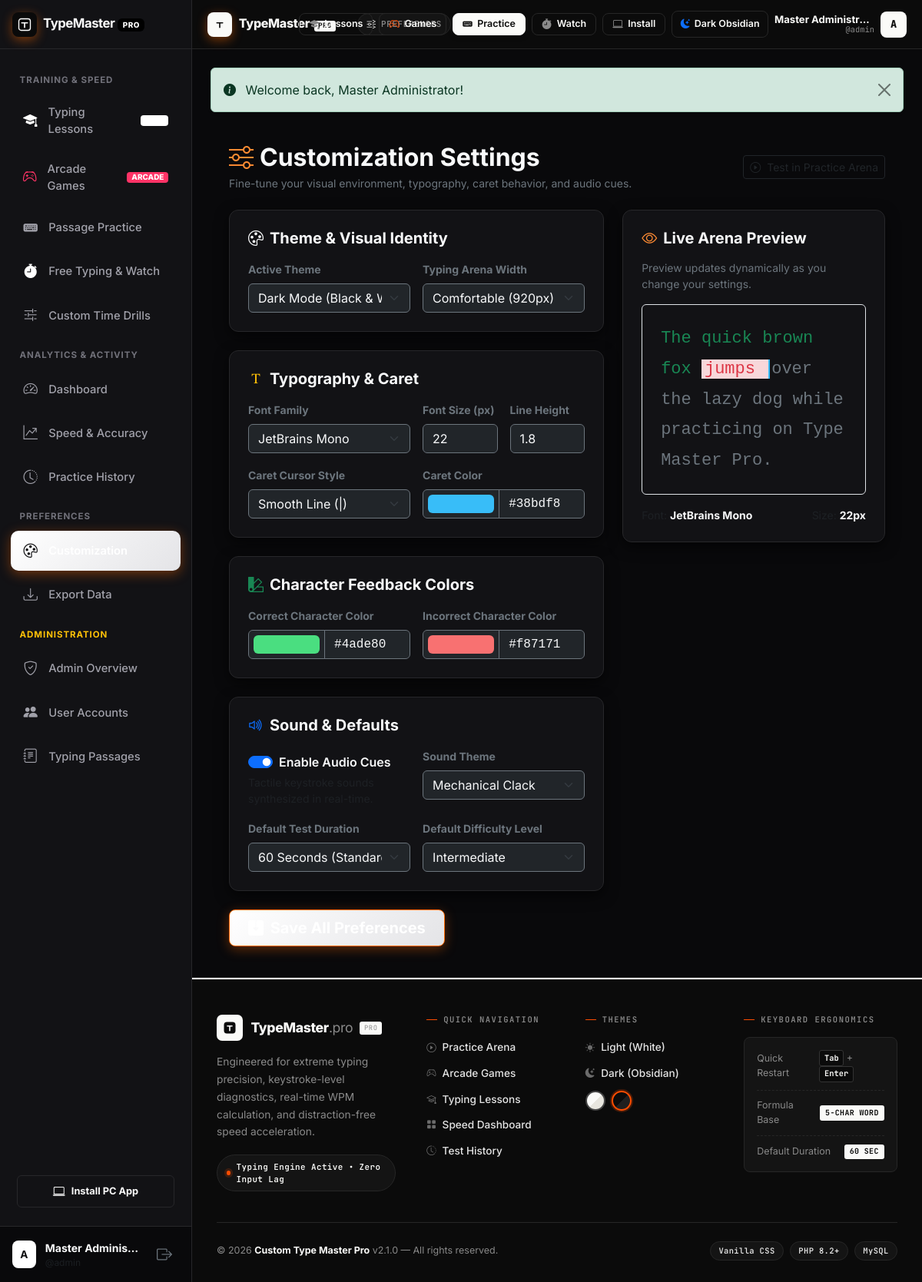
The page /settings.php (signed in) on the database its author committed.
### tables this page shows
CREATE TABLE `user_settings` (
  `id` INT UNSIGNED AUTO_INCREMENT PRIMARY KEY,
  `user_id` INT UNSIGNED NOT NULL UNIQUE,
  `theme` VARCHAR(50) NOT NULL DEFAULT 'orange',
  `font_family` VARCHAR(60) NOT NULL DEFAULT 'JetBrains Mono',
  `font_size` INT UNSIGNED NOT NULL DEFAULT 22,
  `line_height` DECIMAL(3,1) NOT NULL DEFAULT 1.8,
  `caret_style` ENUM('line', 'block', 'underline') NOT NULL DEFAULT 'line',
  `caret_color` VARCHAR(25) NOT NULL DEFAULT '#ff6a00',
  `correct_color` VARCHAR(25) NOT NULL DEFAULT '#4ade80',
  `incorrect_color` VARCHAR(25) NOT NULL DEFAULT '#f87171',
  `typing_area_width` VARCHAR(20) NOT NULL DEFAULT '920px',
  `sound_enabled` TINYINT(1) NOT NULL DEFAULT 1,
  `sound_theme` ENUM('mechanical', 'click', 'beep', 'silent') NOT NULL DEFAULT 'mechanical',
  `default_duration` INT UNSIGNED NOT NULL DEFAULT 60,
  `default_difficulty` ENUM('beginner', 'intermediate', 'advanced') NOT NULL DEFAULT 'intermediate',
  `show_live_wpm` TINYINT(1) NOT NULL DEFAULT 1,
  `show_live_accuracy` TINYINT(1) NOT NULL DEFAULT 1,
  `show_live_word_count` TINYINT(1) NOT NULL DEFAULT 1,
  `updated_at` TIMESTAMP DEFAULT CURRENT_TIMESTAMP ON UPDATE CURRENT_TIMESTAMP,
  CONSTRAINT `fk_settings_user` FOREIGN KEY (`user_id`) 
    REFERENCES `users` (`id`) ON DELETE CASCADE ON UPDATE CASCADE
);

### includes/auth.php (called while the page is built, shortened)
<?php
function get_user_settings(int $userId): array {
    $pdo = getDBConnection();
    $defaultSettings = [
        'theme'               => 'light',
        'font_family'         => 'JetBrains Mono',
        'font_size'           => 22,
        'line_height'         => 1.8,
        'caret_style'         => 'line',
        'caret_color'         => '#38bdf8',
        'correct_color'       => '#4ade80',
        'incorrect_color'     => '#f87171',
        'typing_area_width'   => '920px',
        'sound_enabled'       => 1,
        'sound_theme'         => 'mechanical',
        'default_duration'    => 60,
        'default_difficulty'  => 'intermediate',
        'show_live_wpm'       => 1,
        'show_live_accuracy'  => 1,
        'show_live_word_count'=> 1
    ];
    try {
        $stmt = $pdo->prepare("SELECT * FROM user_settings WHERE user_id = :uid LIMIT 1");
        $stmt->execute([':uid' => $userId]);
        $row = $stmt->fetch();
        if ($row) {
            return array_merge($defaultSettings, $row);
        }
        return $defaultSettings;
    } catch (Exception $e) {
        error_log('Failed to fetch settings: ' . $e->getMessage());
        return $defaultSettings;
    }
}

### includes/functions.php (called while the page is built, shortened)
<?php
function e($data): string {
    return htmlspecialchars((string)($data ?? ''), ENT_QUOTES, 'UTF-8');
}

### settings.php (the view, shortened to what this page needs)
<?php
require_once __DIR__ . '/includes/auth.php';
require_once __DIR__ . '/includes/functions.php';
$user = current_user();
$userId = $user['id'];
$settings = get_user_settings($userId);
include __DIR__ . '/includes/header.php';
?>
<div class="container-fluid px-md-4 py-3">
  <div class="d-flex flex-column flex-md-row justify-content-between align-items-md-center gap-3 mb-4">
    <div>
      <h2 class="fw-bold text-light mb-1"><i class="bi bi-sliders text-info me-2"></i>Customization Settings</h2>
      <p class="text-secondary small mb-0">Fine-tune your visual environment, typography, caret behavior, and audio cues.</p>
    </div>
    <a href="<?= BASE_URL ?>/practice.php" class="btn btn-outline-dark btn-sm">
      <i class="bi bi-play-circle me-1"></i> Test in Practice Arena
    </a>
  </div>
  <form method="POST" action="settings.php">
    <div class="row g-4">
      <div class="col-lg-7">
        <div class="glass-card p-4 mb-4">
          <h5 class="fw-bold text-light mb-3"><i class="bi bi-palette me-2"></i>Theme &amp; Visual Identity</h5>
          <div class="row g-3">
            <div class="col-sm-6">
              <label class="form-label text-secondary small fw-bold">Active Theme</label>
              <select name="theme" id="settingTheme" class="form-select bg-dark text-light border-secondary">
                <option value="dark" <?= ($settings['theme'] === 'dark' || $settings['theme'] === 'orange' || $settings['theme'] === 'dark-orange' || $settings['theme'] === 'cyberpunk' || $settings['theme'] === 'nord') ? 'selected' : '' ?>>Dark Mode (Black &amp; White)</option>
              </select>
            </div>
            <div class="col-sm-6">
              <label class="form-label text-secondary small fw-bold">Typing Arena Width</label>
              <select name="typing_area_width" id="settingWidth" class="form-select bg-dark text-light border-secondary">
                <option value="920px" <?= ($settings['typing_area_width'] === '920px') ? 'selected' : '' ?>>Comfortable (920px)</option>
              </select>
            </div>
          </div>
        </div>
        <div class="glass-card p-4 mb-4">
          <h5 class="fw-bold text-light mb-3"><i class="bi bi-fonts text-warning me-2"></i>Typography & Caret</h5>
          <div class="row g-3 mb-3">
            <div class="col-sm-6">
              <label class="form-label text-secondary small fw-bold">Font Family</label>
              <select name="font_family" id="settingFont" class="form-select bg-dark text-light border-secondary">
                <option value="JetBrains Mono" <?= ($settings['font_family'] === 'JetBrains Mono') ? 'selected' : '' ?>>JetBrains Mono</option>
              </select>
            </div>
            <div class="col-sm-3 col-6">
              <label class="form-label text-secondary small fw-bold">Font Size (px)</label>
              <input type="number" name="font_size" id="settingFontSize" class="form-control bg-dark text-light border-secondary" min="14" max="36" value="<?= (int)$settings['font_size'] ?>">
            </div>
            <div class="col-sm-3 col-6">
              <label class="form-label text-secondary small fw-bold">Line Height</label>
              <input type="number" step="0.1" name="line_height" id="settingLineHeight" class="form-control bg-dark text-light border-secondary" min="1.2" max="2.5" value="<?= (float)$settings['line_height'] ?>">
            </div>
          </div>
          <div class="row g-3">
            <div class="col-sm-6">
              <label class="form-label text-secondary small fw-bold">Caret Cursor Style</label>
              <select name="caret_style" id="settingCaretStyle" class="form-select bg-dark text-light border-secondary">
                <option value="line" <?= ($settings['caret_style'] === 'line') ? 'selected' : '' ?>>Smooth Line (|)</option>
              </select>
            </div>
            <div class="col-sm-6">
              <label class="form-label text-secondary small fw-bold">Caret Color</label>
              <div class="input-group">
                <input type="color" name="caret_color" id="settingCaretColor" class="form-control form-control-color bg-dark border-secondary" value="<?= e($settings['caret_color']) ?>">
                <input type="text" class="form-control bg-dark text-light border-secondary font-monospace" id="settingCaretColorText" value="<?= e($settings['caret_color']) ?>" readonly>
              </div>
            </div>
          </div>
        </div>
        <div class="glass-card p-4 mb-4">
          <h5 class="fw-bold text-light mb-3"><i class="bi bi-palette2 text-success me-2"></i>Character Feedback Colors</h5>
          <div class="row g-3">
            <div class="col-sm-6">
              <label class="form-label text-secondary small fw-bold">Correct Character Color</label>
              <div class="input-group">
                <input type="color" name="correct_color" id="settingCorrectColor" class="form-control form-control-color bg-dark border-secondary" value="<?= e($settings['correct_color']) ?>">
                <input type="text" class="form-control bg-dark text-light border-secondary font-monospace" id="settingCorrectColorText" value="<?= e($settings['correct_color']) ?>" readonly>
              </div>
            </div>
            <div class="col-sm-6">
              <label class="form-label text-secondary small fw-bold">Incorrect Character Color</label>
              <div class="input-group">
                <input type="color" name="incorrect_color" id="settingIncorrectColor" class="form-control form-control-color bg-dark border-secondary" value="<?= e($settings['incorrect_color']) ?>">
                <input type="text" class="form-control bg-dark text-light border-secondary font-monospace" id="settingIncorrectColorText" value="<?= e($settings['incorrect_color']) ?>" readonly>
              </div>
            </div>
          </div>
        </div>
        <div class="glass-card p-4 mb-4">
          <h5 class="fw-bold text-light mb-3"><i class="bi bi-volume-up text-primary me-2"></i>Sound & Defaults</h5>
          <div class="row g-3 mb-3">
            <div class="col-sm-6">
              <div class="form-check form-switch pt-2">
                <input class="form-check-input" type="checkbox" role="switch" name="sound_enabled" id="settingSoundEnabled" value="1" <?= (!empty($settings['sound_enabled'])) ? 'checked' : '' ?>>
                <label class="form-check-label text-light fw-semibold" for="settingSoundEnabled">Enable Audio Cues</label>
              </div>
              <div class="form-text text-muted">Tactile keystroke sounds synthesized in real-time.</div>
            </div>
            <div class="col-sm-6">
              <label class="form-label text-secondary small fw-bold">Sound Theme</label>
              <select name="sound_theme" class="form-select bg-dark text-light border-secondary">
                <option value="mechanical" <?= ($settings['sound_theme'] === 'mechanical') ? 'selected' : '' ?>>Mechanical Clack</option>
              </select>
            </div>
          </div>
          <div class="row g-3">
            <div class="col-sm-6">
              <label class="form-label text-secondary small fw-bold">Default Test Duration</label>
              <select name="default_duration" class="form-select bg-dark text-light border-secondary">
                <option value="60" <?= ($settings['default_duration'] == 60) ? 'selected' : '' ?>>60 Seconds (Standard)</option>
              </select>
            </div>
            <div class="col-sm-6">
              <label class="form-label text-secondary small fw-bold">Default Difficulty Level</label>
              <select name="default_difficulty" class="form-select bg-dark text-light border-secondary">
                <option value="intermediate" <?= ($settings['default_difficulty'] === 'intermediate') ? 'selected' : '' ?>>Intermediate</option>
              </select>
            </div>
          </div>
        </div>
        <button type="submit" class="btn btn-primary btn-lg fw-bold px-4 py-2 shadow-sm">
          <i class="bi bi-save2-fill me-1"></i> Save All Preferences
        </button>
      </div>
      <div class="col-lg-5">
        <div class="glass-card p-4 sticky-top" style="top: 90px;">
          <h5 class="fw-bold text-light mb-3"><i class="bi bi-eye text-info me-2"></i>Live Arena Preview</h5>
          <p class="text-secondary small mb-3">Preview updates dynamically as you change your settings.</p>
          <div id="previewTypingBox" class="p-4 rounded border font-monospace mb-3 position-relative" style="background: var(--bg-card); min-height: 180px; overflow: hidden;">
            <span id="previewCorrect" class="text-success">The quick brown fox </span>
            <span id="previewIncorrect" class="text-danger bg-danger-subtle px-1">jumps </span>
            <span id="previewCaret" style="border-left: 2px solid #38bdf8; margin-right: 2px;"></span>
            <span id="previewUntyped" class="text-secondary">over the lazy dog while practicing on Type Master Pro.</span>
          </div>
          <div class="d-flex justify-content-between align-items-center text-muted small">
            <span>Font: <span id="previewFontLabel" class="text-light fw-bold">JetBrains Mono</span></span>
            <span>Size: <span id="previewSizeLabel" class="text-light fw-bold">22px</span></span>
          </div>
        </div>
      </div>
    </div>
  </form>
</div>
<?php include __DIR__ . '/includes/footer.php'; ?>

### assets/css/style.css (style rules this page uses)
:root, [data-theme="light"], [data-theme="white-orange"] { --header-height: 3.5rem; --first-color: #0a0a0a; --first-color-alt: #262626; --first-color-light: #f4f4f5; --first-color-glow: rgba(0, 0, 0, 0.08); --second-color: #52525b; --text-color: #0a0a0a; --body-color: #fafafa; --shadow: 0 4px 20px rgba(0, 0, 0, 0.05); --normal-font-size: .938rem; --small-font-size: .813rem; --smaller-font-size: .75rem; --z-tooltip: 10; --z-fixed: 100; --bg-primary: #f8f9fa; --bg-secondary: #ffffff; --bg-card: #ffffff; --bg-card-hover: #fafafa; --border-color: #e4e4e7; --border-focus: #0a0a0a; --text-primary: #0a0a0a; --text-secondary: #52525b; --text-muted: #a1a1aa; --accent-primary: #0a0a0a; --accent-glow: rgba(0, 0, 0, 0.08); --accent-gradient: linear-gradient(135deg, #0a0a0a 0%, #27272a 100%); --accent-subtle: rgba(0, 0, 0, 0.04); --success: #15803d; --warning: #b45309; --danger: #dc2626; --sidebar-width: 250px; --navbar-height: 64px; --soft-raised: 0 1px 3px rgba(0, 0, 0, 0.05), 0 4px 12px rgba(0, 0, 0, 0.03); --soft-raised-hover: 0 6px 20px rgba(0, 0, 0, 0.08), 0 2px 6px rgba(0, 0, 0, 0.04); --soft-flat: 0 1px 2px rgba(0, 0, 0, 0.04); --soft-inset: inset 0 1px 2px rgba(0, 0, 0, 0.04); --soft-accent-glow: 0 4px 14px rgba(0, 0, 0, 0.12); --shadow-sm: 0 1px 2px rgba(0, 0, 0, 0.04); --shadow-md: 0 4px 12px rgba(0, 0, 0, 0.06); --shadow-lg: 0 10px 28px rgba(0, 0, 0, 0.08); --card-radius: 12px; --transition: all 0.18s cubic-bezier(0.4, 0, 0.2, 1); --typing-font: 'JetBrains Mono', monospace; --typing-size: 22px; --typing-line-height: 1.8; --caret-color: #0a0a0a; --char-correct: #0a0a0a; --char-incorrect: #dc2626; --char-untyped: #9ca3af; --char-active-bg: #e4e4e7; }
[data-theme="dark"], [data-theme="orange"], [data-theme="dark-orange"], [data-theme="cyberpunk"], [data-theme="nord"] { --header-height: 3.5rem; --first-color: #ffffff; --first-color-alt: #e4e4e7; --first-color-light: #18181b; --first-color-glow: rgba(255, 255, 255, 0.1); --second-color: #a1a1aa; --text-color: #fafafa; --text-muted: #71717a; --body-color: #09090b; --shadow: 0 10px 30px rgba(0, 0, 0, 0.6); --normal-font-size: 0.938rem; --small-font-size: 0.813rem; --smaller-font-size: 0.75rem; --z-tooltip: 10; --z-fixed: 100; --bg-primary: #09090b; --bg-secondary: #121215; --bg-card: #121215; --bg-card-hover: #18181b; --border-color: #27272a; --border-focus: #ffffff; --text-primary: #fafafa; --text-secondary: #a1a1aa; --accent-primary: #ffffff; --accent-glow: rgba(255, 255, 255, 0.12); --accent-gradient: linear-gradient(135deg, #ffffff 0%, #e4e4e7 100%); --accent-subtle: rgba(255, 255, 255, 0.08); --success: #4ade80; --warning: #facc15; --danger: #f87171; --sidebar-width: 250px; --navbar-height: 64px; --shadow-sm: 0 2px 6px rgba(0, 0, 0, 0.4); --shadow-md: 0 6px 18px rgba(0, 0, 0, 0.6); --shadow-lg: 0 14px 36px rgba(0, 0, 0, 0.8); --soft-raised: 0 1px 3px rgba(0,0,0,0.4), 0 4px 12px rgba(0,0,0,0.3); --soft-raised-hover: 0 4px 16px rgba(0,0,0,0.6), 0 1px 4px rgba(0,0,0,0.4); --soft-flat: 0 1px 2px rgba(0,0,0,0.4); --soft-inset: inset 0 1px 3px rgba(0,0,0,0.6); --soft-accent-glow: 0 4px 14px rgba(255,255,255,0.15); --card-radius: 12px; --transition: all 0.18s cubic-bezier(0.4, 0, 0.2, 1); --typing-font: 'JetBrains Mono', monospace; --typing-size: 22px; --typing-line-height: 1.8; --caret-color: #ffffff; --char-correct: #ffffff; --char-incorrect: #f87171; --char-untyped: #52525b; --char-active-bg: #27272a; }
* { box-sizing: border-box; margin: 0; padding: 0; }
body { font-family: 'Inter', -apple-system, BlinkMacSystemFont, "Segoe UI", Roboto, sans-serif; background-color: var(--bg-primary); color: var(--text-primary); min-height: 100vh; display: flex; flex-direction: column; overflow-x: hidden; transition: background-color 0.3s ease, color 0.3s ease; }
.glass-card { background: var(--bg-card); backdrop-filter: blur(16px); -webkit-backdrop-filter: blur(16px); border: 1px solid var(--border-color); border-radius: var(--card-radius); box-shadow: var(--shadow-md); transition: var(--transition); }
.btn-primary { background: var(--accent-gradient) !important; border-color: #ff6a00 !important; color: #ffffff !important; box-shadow: 0 4px 15px rgba(255, 106, 0, 0.35) !important; font-weight: 600; transition: transform 0.2s ease, box-shadow 0.2s ease; }
.text-info { color: #ff8c33 !important; }

### rows shown on the page
user_settings: theme "Dark Mode (Black & White)", typing_area_width "Comfortable (920px)", font_family "JetBrains Mono", font_size "22", line_height "1.8", caret_style "Smooth Line (|)", caret_color "#38bdf8", correct_color "#4ade80", incorrect_color "#f87171", sound_enabled "☑", sound_theme "Mechanical Clack", default_duration "60 Seconds (Standard)", default_difficulty "Intermediate"

### other values the page prints
substr($currentUser['username'] ?? 'U', 0, 1) "A"
$currentUser['full_name'] "Master Adminis…"
$currentUser['username'] "admin"
$pageBadgeTitle "PREFERENCES"
$currentUser['full_name'] "Master Administr…"
substr($currentUser['username'], 0, 1) "A"
$flash['message'] "Welcome back, Master Administrator!"
APP_NAME "Custom Type Master Pro"
APP_VERSION "2.1.0"
